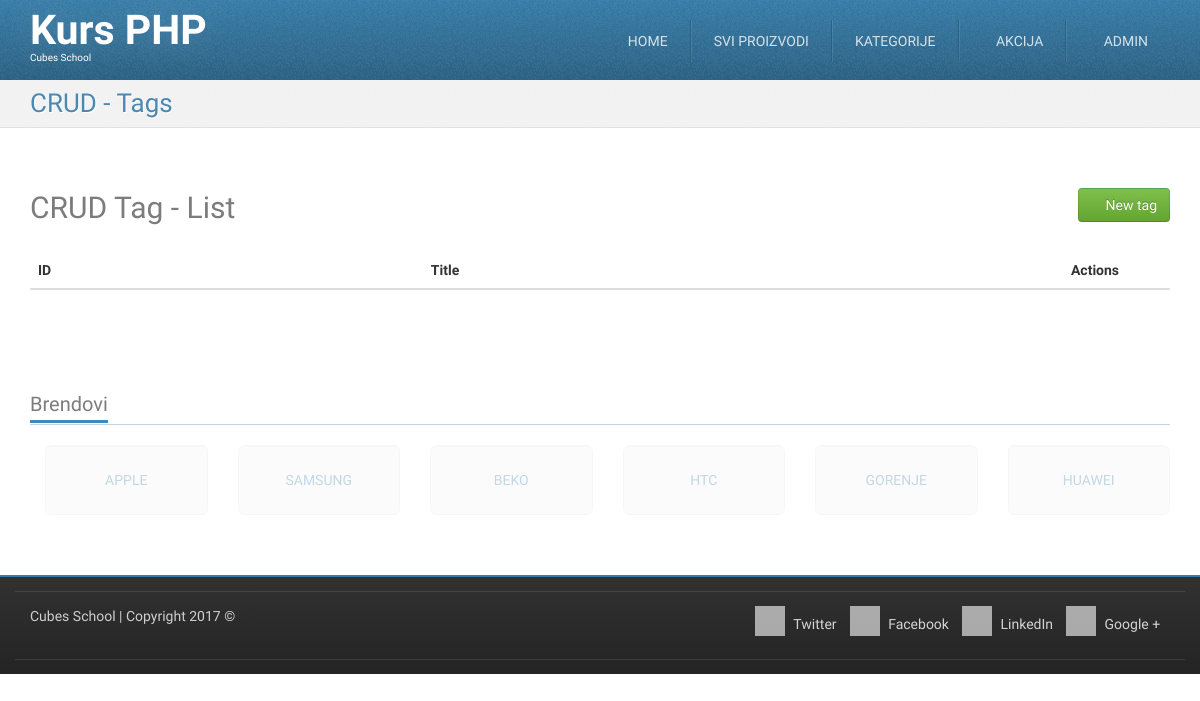
The page /crud-tag-list.php (signed in) on the database as committed earlier.
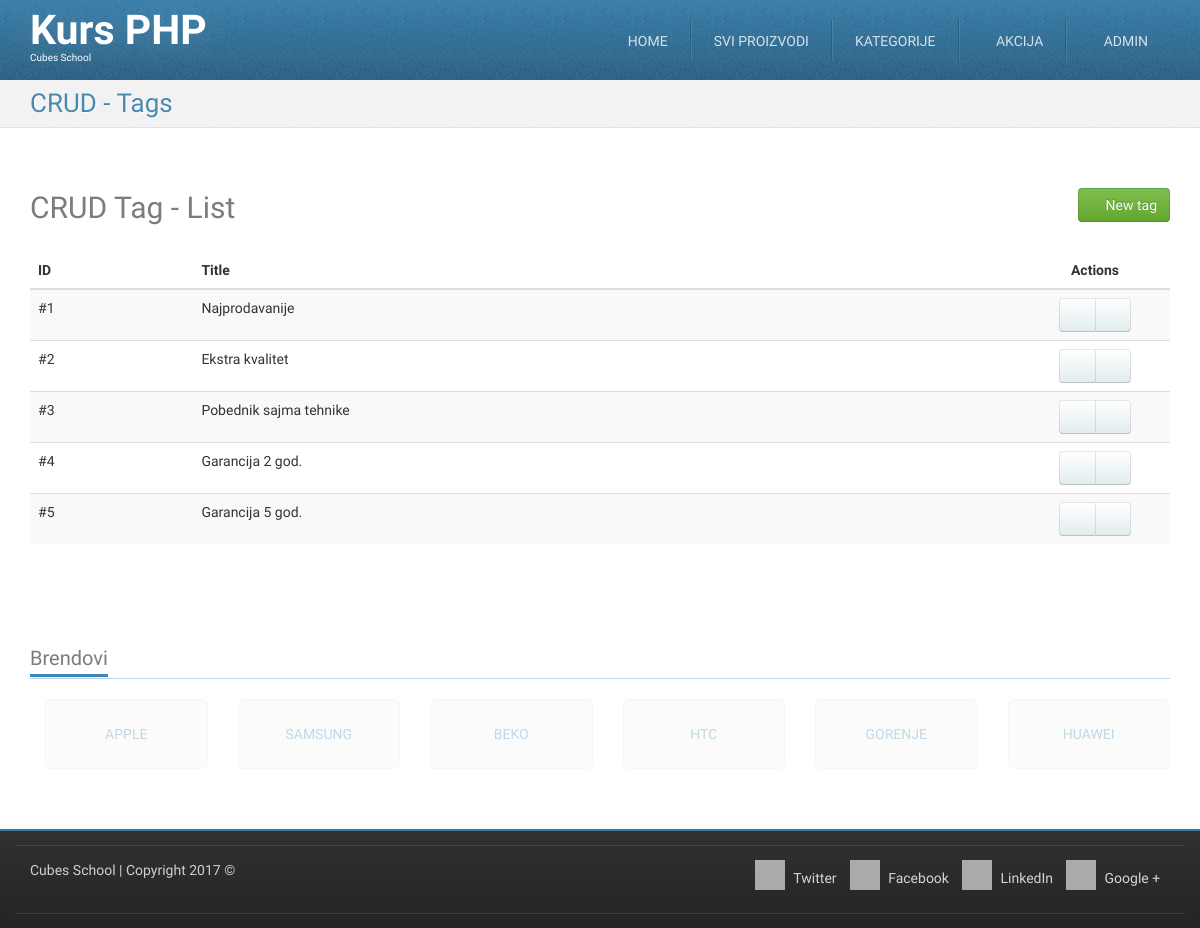
The same page on the database as committed later.
### tables this page shows
CREATE TABLE `tags` (
  `id` int(11) NOT NULL,
  `title` varchar(255) NOT NULL
);

### crud-tag-list.php (called while the page is built, shortened)
<?php
require_once __DIR__ . '/models/m_tags.php';
$tags = tagsFetchAll();
require_once __DIR__ .  '/views/layout/header.php';
require_once __DIR__ .  '/views/templates/t_crud-tag-list.php';
require_once __DIR__ .  '/views/layout/footer.php';

### models/m_tags.php (called while the page is built, shortened)
<?php
require_once __DIR__ . '/m_database.php';
function tagsFetchAll() {
	$query = "SELECT `tags`.* FROM `tags`";
	return dbFetchAll($query);
}

### models/m_database.php (called while the page is built, shortened)
<?php
function dbGetLink() {
        static $link;
        if (!isset($link)) {
            $link = mysqli_connect('127.0.0.1', 'root', '', 'cubesphp');
        }
	return $link;
}
function dbQuery($query) {
	$link = dbGetLink();
	$result = mysqli_query($link, $query);
	return $result;
}
function dbFetchAll($query) {
	$result = dbQuery($query);
	return mysqli_fetch_all($result, MYSQLI_ASSOC);
}

### views/templates/t_crud-tag-list.php (the view)
<div id="highlighted">
	<div class="container">
		<div class="header">
			<h2 class="page-title">
				<span>CRUD - Tags</span>
			</h2>
		</div>
	</div>
</div>
<div id="content">
	<div class="container portfolio">
		<div class="row">
			<div class="col-md-12">
				<h2>
					CRUD Tag - List
                                                      <a href="/crud-tag-insert.php" class="pull-right btn btn-success">
						<i class="fa fa-plus-circle"></i>
						New tag
					</a>
				</h2>
			</div>
		</div>
		<div class="row">
			<div class="col-md-12">
				<table class="table table-striped table-hover">
					<thead>
						<tr>
							<th>ID</th>
							<th>Title</th>
							<th class="actions text-center">Actions</th>
						</tr>
					</thead>
					<tbody>
						<?php foreach ($tags as $tag) {?>
						<tr>
							<td>
								#<?php echo htmlspecialchars($tag['id']);?>
							</td>
							<td>
								<?php echo htmlspecialchars($tag['title']);?>
							</td>
							<td class="text-center">
								<div class="btn-group">
									<a href="/crud-tag-edit.php?id=<?php echo htmlspecialchars($tag['id']);?>" class="btn btn-default"><i class="fa fa-pencil"></i></a>
									<a href="/crud-tag-delete.php?id=<?php echo htmlspecialchars($tag['id']);?>" class="btn btn-default"><i class="fa fa-trash"></i></a>
								</div>
							</td>
						</tr>
						<?php }?>
					</tbody>
				</table>
			</div>
		</div>
	</div>
</div>

Rows that differ between the two databases and show on the page:
added tags: id "1", title "Najprodavanije"
added tags: id "2", title "Ekstra kvalitet"
added tags: id "3", title "Pobednik sajma tehnike"
added tags: id "4", title "Garancija 2 god."
added tags: id "5", title "Garancija 5 god."
